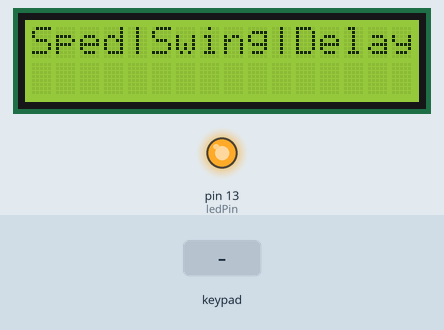
A sketch run on a simulated Arduino Uno, built with avr-gcc and run on an emulated ATmega328P. Parts: 16×2 character LCD, output pins drawn as LEDs (lit = HIGH). Inputs (shaded band) come from the test bench. What the sketch prints to the serial monitor is not drawn.

Above: at 1.2 s.
1.3 s: keypad keys 5 4 3 2 * pressed 1.172 s apart
At 7.2 s:
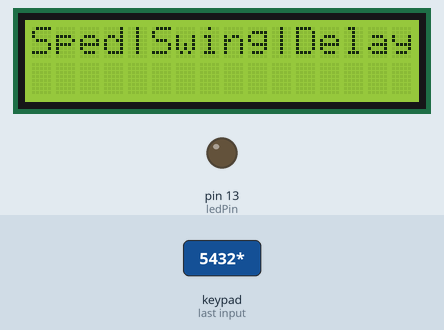
12.3 s: key '*' pressed
At 13.3 s:
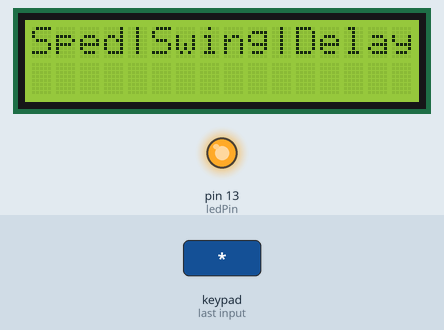
Timing chart, 0 to 15.3 s (numbered marks = the images above; inputs shaded):
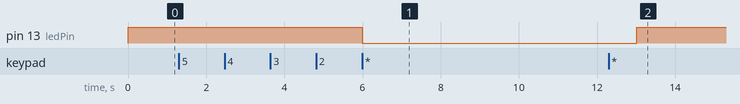

The sketch:

KeypadTestJuly10a.ino
```cpp
/* @file EventSerialKeypad.pde
 || @version 1.0
 || @author Alexander Brevig
 || @contact alexanderbrevig@gmail.com
 ||
 || @description
 || | Demonstrates using the KeypadEvent.
 || #
 */
#include <Keypad.h>
#include <LiquidCrystal.h>
#include <Servo.h>
Servo myservo;  // create servo object to control a servo

int pos = 0;    // variable to store the servo position
int servoSpeed = 0;
int servoSwing =90;
int servoDelay = 50;

 LiquidCrystal lcd(A0,A1,A2,A3,A4,A5);


const byte ROWS = 4; //four rows
const byte COLS = 4;  //four columns
char keys[ROWS][COLS] = {
    {'*','0','#','D'},

  {'7','8','9','C'},

  {'4','5','6','B'},

  {'1','2','3','A'}
};

  byte rowPins[ROWS] = { 5, 4, 3, 2 };

  byte colPins[COLS] = { 6, 7, 8, 9 };

Keypad keypad = Keypad( makeKeymap(keys), rowPins, colPins, ROWS, COLS );
byte ledPin = 13;

boolean blink = false;
boolean ledPin_state;
char IsProd = 'T';
void setup(){
    Serial.begin(9600);
    pinMode(ledPin, OUTPUT);              // Sets the digital pin as output.
    digitalWrite(ledPin, HIGH);           // Turn the LED on.
    ledPin_state = digitalRead(ledPin);   // Store initial LED state. HIGH when LED is on.
    keypad.addEventListener(keypadEvent); // Add an event listener for this keypad

    // set up the LCD's number of columns and rows

  lcd.begin(16, 2);
    // Print a message to the LCD.

 lcd.print("Sped|Swing|Delay");

}

void loop(){
 delay(20);

    char key = keypad.getKey();

    if (key) {
       // Serial.println(key);
       // Serial.println("line 45 printed");
    }
    if (blink){
        digitalWrite(ledPin,!digitalRead(ledPin));    // Change the ledPin from Hi2Lo or Lo2Hi.
        delay(100);
    }

    if(IsProd == 'T')
    {
   delay(1000);
key = keypad.getKey();
   delay(1000);
key = keypad.getKey();
   delay(1000);
key = keypad.getKey();
   delay(1000);
key = keypad.getKey();
   delay(1000);
key = keypad.getKey();
       if(key)
      {
        Serial.println("key from prod");
                Serial.println(key);
        }
      //Move the Servo
      Serial.println("moving servo");

    }
    else
    {
      Serial.println("adjusting Servo");
      if(key)
      {
                Serial.println(key);
        }


      }
}

// Taking care of some special events.
void keypadEvent(KeypadEvent key){
  //Serial.println("Keypad Event fired");
    switch (keypad.getState()){
    case PRESSED:
        if (key == '*') {
            digitalWrite(ledPin,!digitalRead(ledPin));
            ledPin_state = digitalRead(ledPin);        // Remember LED state, lit or unlit.
            IsProd = 'T';
        }
        else


        {
          IsProd = 'F';
        }
        break;

    case RELEASED:
        if (key == '*') {
            digitalWrite(ledPin,ledPin_state);    // Restore LED state from before it started blinking.
            blink = false;
        }
        else
        {
          IsProd = 'F';
        }
        break;

    case HOLD:
        if (key == '*') {
            blink = true;    // Blink the LED when holding the * key.
            IsProd = 'T';
        }
        else
        {
          IsProd = 'F';
        }
        break;

    }
}
```

Measured:
- after the input at 1.3 s, pin 13 (ledPin): HIGH → LOW after 4.7 s
- after the input at 12.3 s, pin 13 (ledPin): LOW → HIGH after 0.71 s
